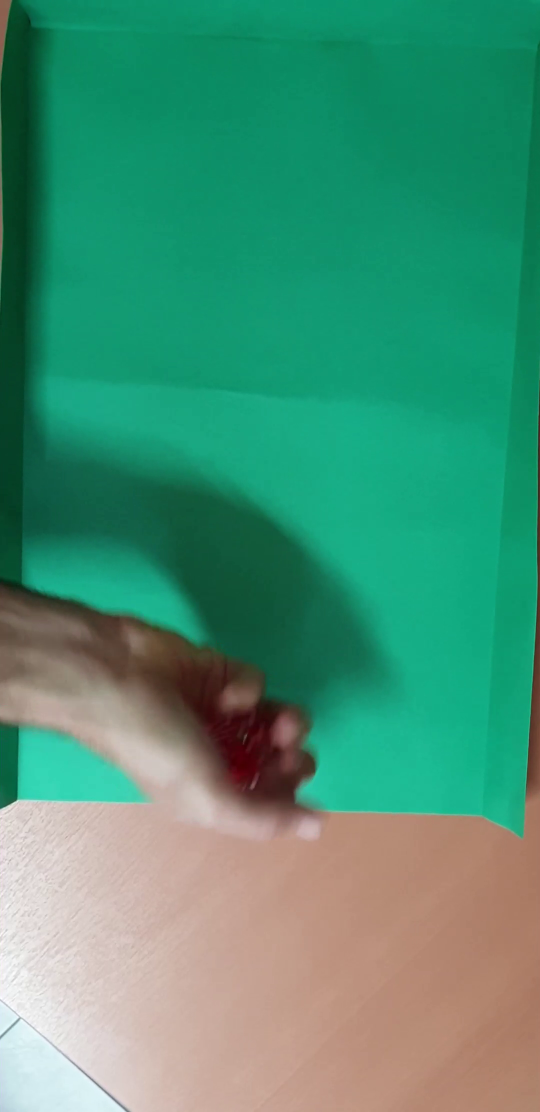
#> input picture frame 14 of videos/tirada_1.mp4, 1080 x 2224 px (shown at 1/2 size)
$ python dados.py
#> lines starting #> are read from the running program, lines starting #| are printed output that depends on the picture; after the words box and inside, x2 and y2 are one past the last pixel; in counts of white or black regions, pixels touching at a corner belong together
"""
TP3 - Cinco dados
Punto A (parte espacial): máscara binaria de los 5 dados en un frame.
"""
import cv2
import numpy as np
import matplotlib.pyplot as plt
from help_show import imshow


def mascara_roja(frame_bgr, cerrar=True):
    """
    Segmenta el rojo del dado en HSV (U5) y lo limpia con morfología.
    """
    hsv = cv2.cvtColor(frame_bgr, cv2.COLOR_BGR2HSV)
    rojo_bajo = cv2.inRange(hsv, (0, 80, 60), (10, 255, 255))
    rojo_alto = cv2.inRange(hsv, (170, 80, 60), (179, 255, 255))
    mask_roja = cv2.bitwise_or(rojo_bajo, rojo_alto)

    # Kernel elíptico por la forma redondeada del dado (U6).
    k = cv2.getStructuringElement(cv2.MORPH_ELLIPSE, (5, 5))
    mask_roja = cv2.morphologyEx(mask_roja, cv2.MORPH_OPEN, k)   # saca motas
    if cerrar:
        mask_roja = cv2.morphologyEx(mask_roja, cv2.MORPH_CLOSE, k)  # rellena pips
    return mask_roja


def segmentar_dados(frame_bgr, area_min=2000, area_max=15000):
    """
    Devuelve la máscara binaria con los dados de un frame y la lista de
    dados detectados (bbox, área, centroide).
    """
    mask_roja = mascara_roja(frame_bgr, cerrar=True)

    # Componentes conexas + filtrado por área (U7)
    num, labels, stats, centroids = cv2.connectedComponentsWithStats(
        mask_roja, connectivity=8)

    dados = []
    mask_dados = np.zeros_like(mask_roja)
    for i in range(1, num):
        area = stats[i, cv2.CC_STAT_AREA]
        if area < area_min or area > area_max:
            continue
        x = stats[i, cv2.CC_STAT_LEFT]
        y = stats[i, cv2.CC_STAT_TOP]
        w = stats[i, cv2.CC_STAT_WIDTH]
        h = stats[i, cv2.CC_STAT_HEIGHT]
        dados.append({
            'bbox': (x, y, w, h),
            'area': int(area),
            'centroid': (float(centroids[i, 0]), float(centroids[i, 1])),
        })
        mask_dados[labels == i] = 255

    return mask_dados, dados, mask_roja


# [19 lines left out: function mascaras_por_frame, not called in this run]


def _distancia(c1, c2):
    """Distancia euclidiana entre dos centroides (cx, cy)."""
    return ((c1[0] - c2[0])**2 + (c1[1] - c2[1])**2) ** 0.5


def emparejar_dados(prev_dados, curr_dados, radio_max=40):
    """
    Empareja cada dado del frame actual con el más cercano del frame anterior,
    siempre que estén a menos de `radio_max` píxeles.
    """
    emparejados = []
    usados = set()
    for dado in curr_dados:
        mejor_dist = None
        mejor_idx = None
        for j, prev in enumerate(prev_dados):
            if j in usados:
                continue
            d = _distancia(dado['centroid'], prev['centroid'])
            if d < radio_max and (mejor_dist is None or d < mejor_dist):
                mejor_dist = d
                mejor_idx = j
        if mejor_idx is not None:
            usados.add(mejor_idx)
            emparejados.append((dado, mejor_dist))
        else:
            emparejados.append((dado, None))   # dado nuevo / no encontrado
    return emparejados


class SeguimientoCentroides:
    """
    Acumula cuántos frames consecutivos lleva cada dado sin moverse.

    Internamente mantiene una lista de 'tracks': cada uno guarda el
    centroide del dado y su contador de frames quieto.
    """

    def __init__(self, umbral_px=8, radio_max=40):
        self.umbral_px = umbral_px   # movimiento máximo para considerarlo quieto
        self.radio_max = radio_max   # radio de emparejamiento entre frames
        self._tracks = []            # [{centroid, frames_quieto}]

    def actualizar(self, dados_actuales):
        """
        Recibe la lista de dados del frame actual y actualiza los tracks.
        Devuelve la misma lista con el campo 'frames_quieto' añadido a cada dado.
        """
        emparejados = emparejar_dados(self._tracks, dados_actuales, self.radio_max)

        nuevos_tracks = []
        resultado = []
        for dado, dist in emparejados:
            if dist is None:
                # Dado nuevo: arranca en 0 frames quieto
                frames_quieto = 0
            elif dist <= self.umbral_px:
                # Se movió poco: buscar el track correspondiente y sumarle 1
                # (reusar el centroide viejo para no acumular drift)
                track = self._encontrar_track(dado['centroid'])
                frames_quieto = (track['frames_quieto'] + 1) if track else 1
            else:
                # Se movió más del umbral: reiniciar contador
                frames_quieto = 0

            nuevos_tracks.append({
                'centroid': dado['centroid'],
                'frames_quieto': frames_quieto,
            })
            resultado.append({**dado, 'frames_quieto': frames_quieto})

        self._tracks = nuevos_tracks
        return resultado

    # [38 lines left out: functions _encontrar_track, contar_pips, not called in this run]


if __name__ == "__main__":
    VIDEO = 'videos/tirada_1.mp4'

    FRAMES_ESTABLE = 15 # cuantos frames esperamos que el dado no se mueva

    tracker = SeguimientoCentroides(umbral_px=8, radio_max=40)
    prev_dados = []

    cap = cv2.VideoCapture(VIDEO)
    if not cap.isOpened():
        raise RuntimeError(f"No se pudo abrir {VIDEO}")

    frame_quieto = None       # primer frame con los 5 dados quietos
    dados_quietos = None
    idx = 0
    while True:
        ok, frame = cap.read()
#> frame is the input picture: shape (2224, 1080, 3); mean B, G, R 116.6, 145.4, 73.4
        if not ok:
            break

        mask_dados, dados, _ = segmentar_dados(frame)
#> in mascara_roja, `rojo_bajo = cv2.inRange(hsv, (0, 80, 60), (10, 255, 255))`:
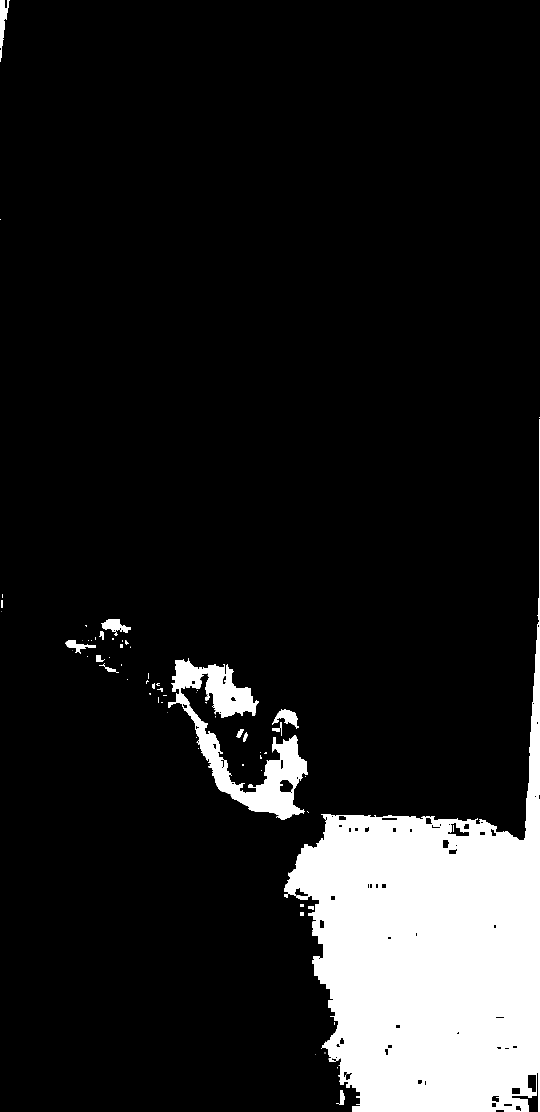
#> rojo_bajo: shape (2224, 1080) (shown at 1/2 size); 12.1% white; 69 white regions (39 under 20 px), largest, box (x1, y1, x2, y2) and area: (568, 838, 1080, 2224) 257438, (336, 1316, 616, 1640) 26491, (0, 0, 20, 124) 1108
#> in mascara_roja, `rojo_alto = cv2.inRange(hsv, (170, 80, 60), (179, 255, 255))`:
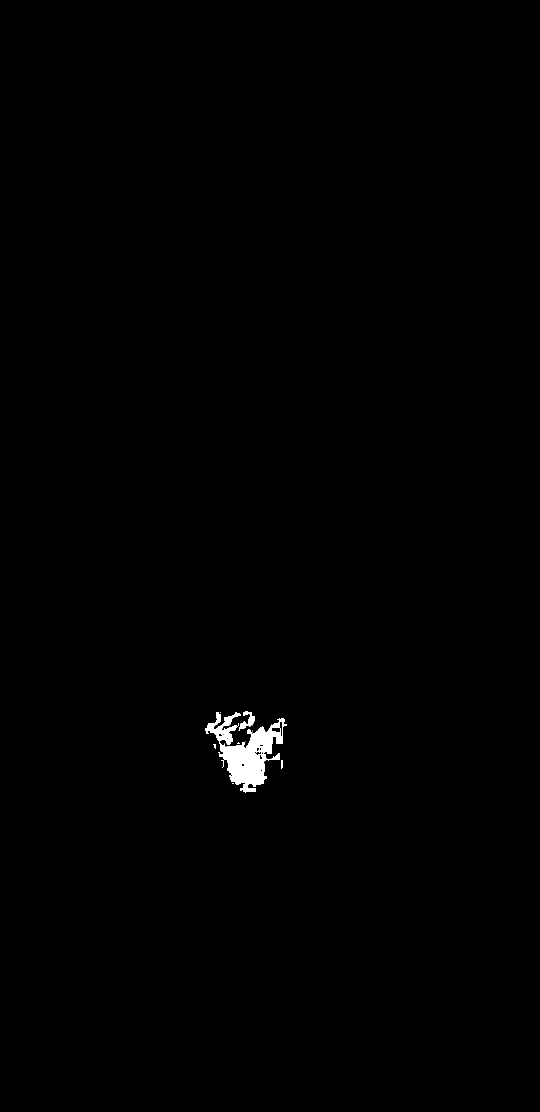
#> rojo_alto: shape (2224, 1080) (shown at 1/2 size); 0.48% white; 12 white regions (7 under 20 px), largest, box (x1, y1, x2, y2) and area: (410, 1424, 574, 1586) 10820, (486, 1422, 510, 1453) 330, (477, 1443, 496, 1462) 174, (562, 1520, 566, 1538) 68, (426, 1488, 432, 1498) 40
#> in mascara_roja, `mask_roja = cv2.bitwise_or(rojo_bajo, rojo_alto)`:
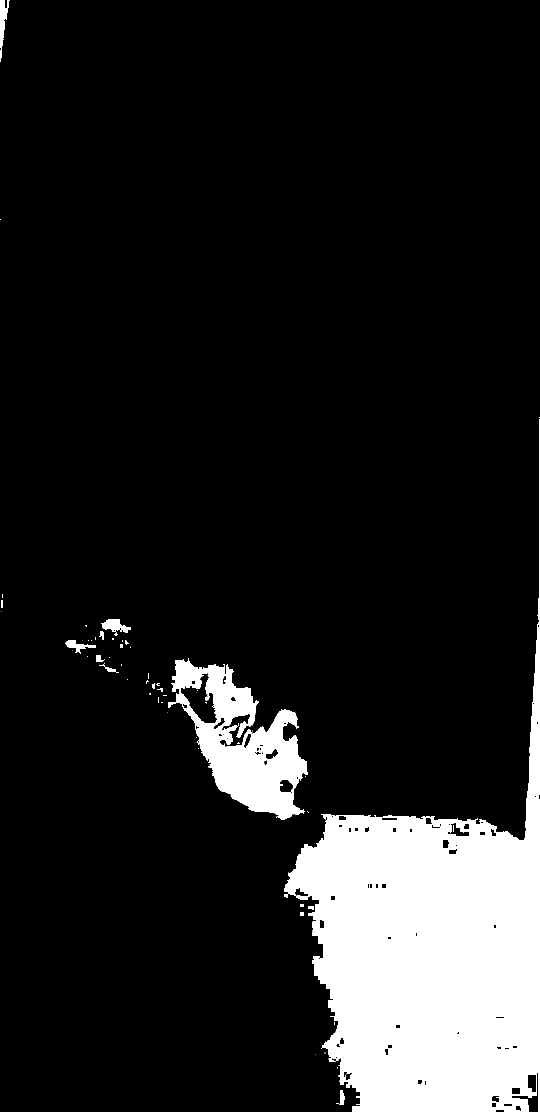
#> mask_roja: shape (2224, 1080) (shown at 1/2 size); 12.5% white; 63 white regions (38 under 20 px), largest, box (x1, y1, x2, y2) and area: (568, 838, 1080, 2224) 257438, (336, 1316, 616, 1640) 39110, (0, 0, 20, 124) 1108
#> in mascara_roja, `mask_roja = cv2.morphologyEx(mask_roja, cv2.MORPH_OPEN, k)`:
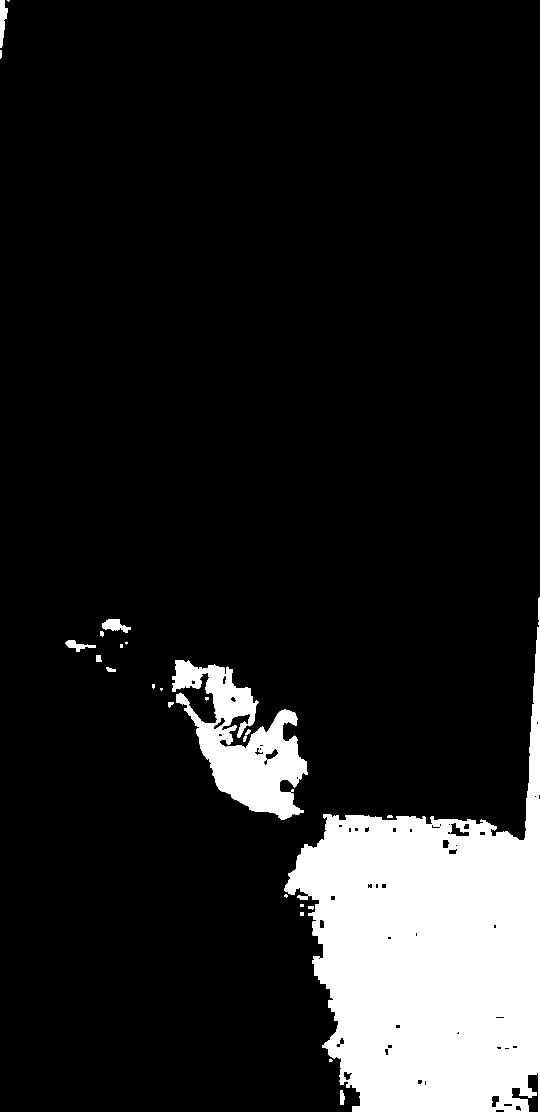
#> mask_roja: shape (2224, 1080) (shown at 1/2 size); 12.4% white; 30 white regions (1 under 20 px), largest, box (x1, y1, x2, y2) and area: (568, 1253, 1080, 2224) 255363, (344, 1320, 616, 1640) 38126, (0, 0, 16, 96) 938
#> in segmentar_dados, `num, labels, stats, centroids = cv2.connectedComponentsWithStats( mask..`:
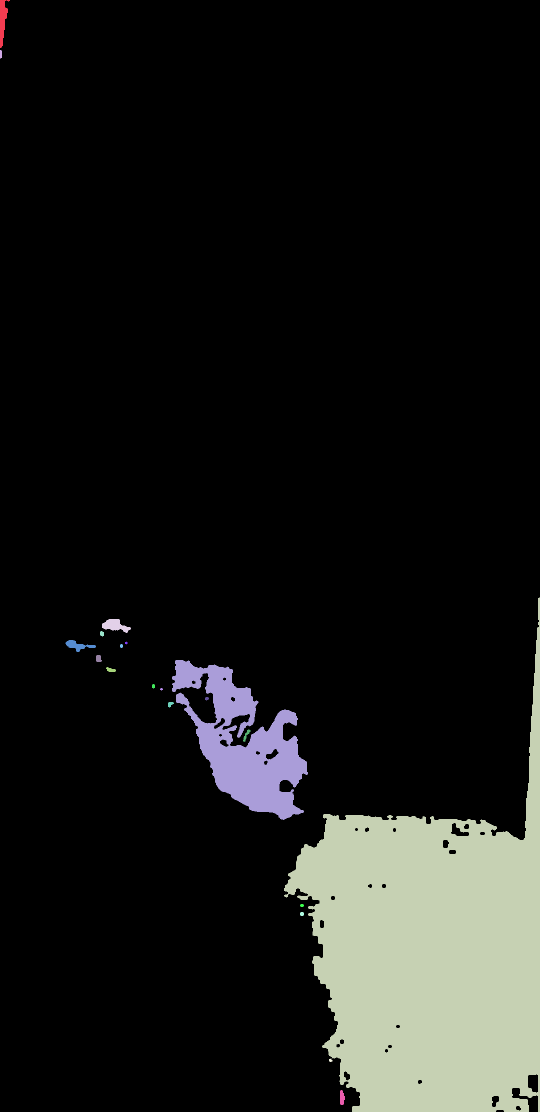
#> labels: shape (2224, 1080) int32 (shown at 1/2 size); 21 distinct labels, from 0 to 20; one colour per label, 0 black
#> in segmentar_dados, `num, labels, stats, centroids = cv2.connectedComponentsWithStats( mask..`: num = 21; stats = 21 rows, first 6: [0, 0, 1080, 2224, 2102414], [0, 0, 20, 96, 964], [0, 100, 4, 17, 64], [568, 1195, 512, 1029, 256931], [204, 1238, 58, 28, 902], [200, 1262, 8, 11, 72]; centroids = 21 rows, first 8: [501.5, 1007.4], [5.16, 39.77], [1.44, 108], [862.8, 1907.7], [229.6, 1250.7], [203.5, 1267], [155.4, 1290.8], [252, 1285.5]
#> the loop in segmentar_dados, `for i in range(1, num):` made 20 passes
#> area on passes 1 to 8: 964, 64, 256931, 902, 72, 614, 22, 40
#> after the loop in segmentar_dados, `for i in range(1, num):`: dados = []
#> dados = []
        dados_con_estado = tracker.actualizar(dados)
#> after the loop in emparejar_dados, `for dado in curr_dados:`: usados = 0 items
#> in actualizar, `emparejados = emparejar_dados(self._tracks, dados_actuales, self.radio..`: emparejados = []
#> dados_con_estado = []

        # Los 5 dados quietos = hay 5 dados y todos superan el umbral de frames
        estables = [d for d in dados_con_estado
                    if d['frames_quieto'] >= FRAMES_ESTABLE]
#> estables = []
        if len(dados_con_estado) == 5 and len(estables) == 5:
            frame_quieto = frame.copy()       # me guardo el frame para la cara
            dados_quietos = dados
            print(f"Dados quietos en el frame {idx}")
            break                             # ya tengo el frame, corto la búsqueda

        prev_dados = dados
#> prev_dados = []
        idx += 1

    cap.release()

    if frame_quieto is None:
        print("No se detectaron los 5 dados quietos en el video.")
    else:
        # Cuento los pips de cada dado sobre el frame quieto
        dados_valor = contar_pips(frame_quieto, dados_quietos)

        # Dibujo el bounding box y el valor de cada dado
        anotado = frame_quieto.copy()
        for d in dados_valor:
            x, y, w, h = d['bbox']
            print(f"dado en ({x},{y}) -> valor {d['valor']}")
            cv2.rectangle(anotado, (x, y), (x + w, y + h), (0, 255, 0), 3)
            cv2.putText(anotado, str(d['valor']), (x, y - 8),
                        cv2.FONT_HERSHEY_SIMPLEX, 1.2, (255, 255, 255), 3)

        imshow(cv2.cvtColor(anotado, cv2.COLOR_BGR2RGB),
               title=f"Dados clasificados (frame {idx})",
               color_img=True, blocking=True)

$ run again, starting later in the video
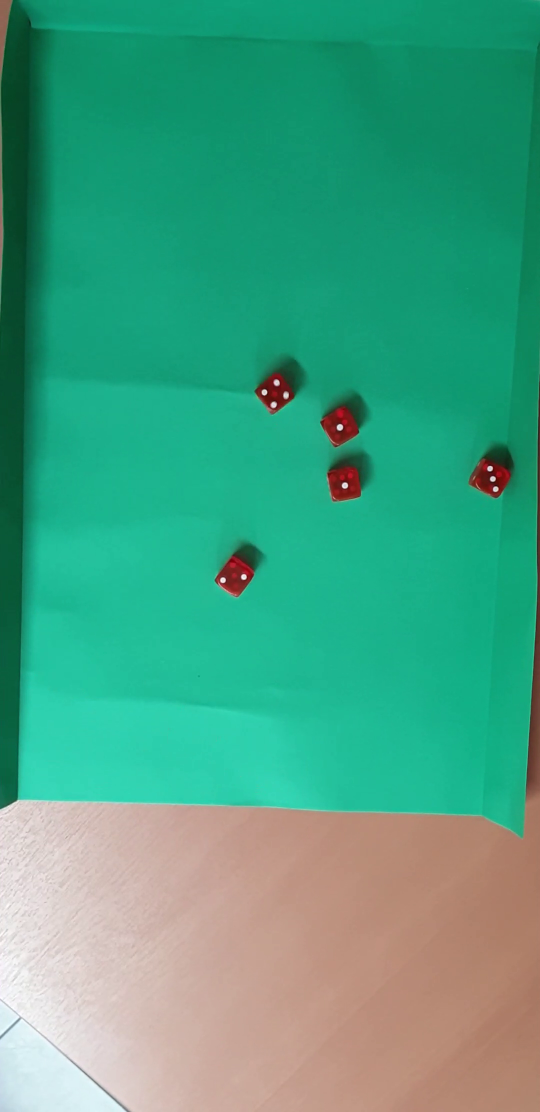
#> input picture frame 65 of videos/tirada_1.mp4, 1080 x 2224 px (shown at 1/2 size)
#> frame is the input picture: shape (2224, 1080, 3); mean B, G, R 130.6, 161, 71.8
#> hsv: shape (2224, 1080, 3); mean H, S, V 63.1, 175.9, 170.7
#> rojo_bajo: shape (2224, 1080); 11.6% white; 57 white regions (36 under 20 px), largest, box (x1, y1, x2, y2) and area: (564, 810, 1080, 2224) 262778, (655, 932, 722, 1002) 2895, (940, 918, 1020, 994) 2866
#> rojo_alto: shape (2224, 1080); 0.21% white; 53 white regions (30 under 20 px), largest, box (x1, y1, x2, y2) and area: (448, 1112, 506, 1160) 1107, (670, 816, 708, 864) 801, (538, 748, 582, 794) 700
#> in segmentar_dados, `num, labels, stats, centroids = cv2.connectedComponentsWithStats( mask..`:
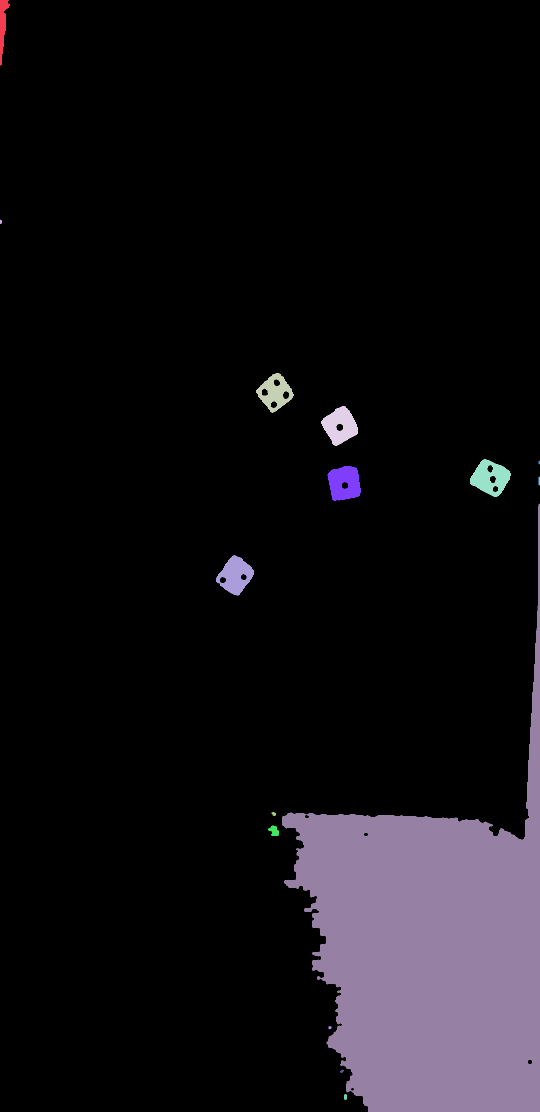
#> labels: shape (2224, 1080) int32 (shown at 1/2 size); 16 distinct labels, from 0 to 15; one colour per label, 0 black
#> num = 16; stats = 16 rows, first 6: [0, 0, 1080, 2224, 2119845], [0, 0, 20, 131, 1268], [0, 439, 4, 9, 30], [512, 746, 76, 80, 3104], [642, 812, 74, 80, 3599], [940, 918, 82, 76, 3684]; centroids = 16 rows, first 8: [498.5, 1015.7], [5.29, 49.73], [1.33, 443.2], [549.8, 784.4], [679.8, 851.1], [980.4, 955.2], [1078.1, 924.5], [688.4, 966]
#> the loop in segmentar_dados, `for i in range(1, num):` made 15 passes
#> area on passes 1, 2, 6, 8, 9, 11, 12, 13: 1268, 30, 20, 50, 262642, 52, 308, 32
#> after the loop in segmentar_dados, `for i in range(1, num):`:
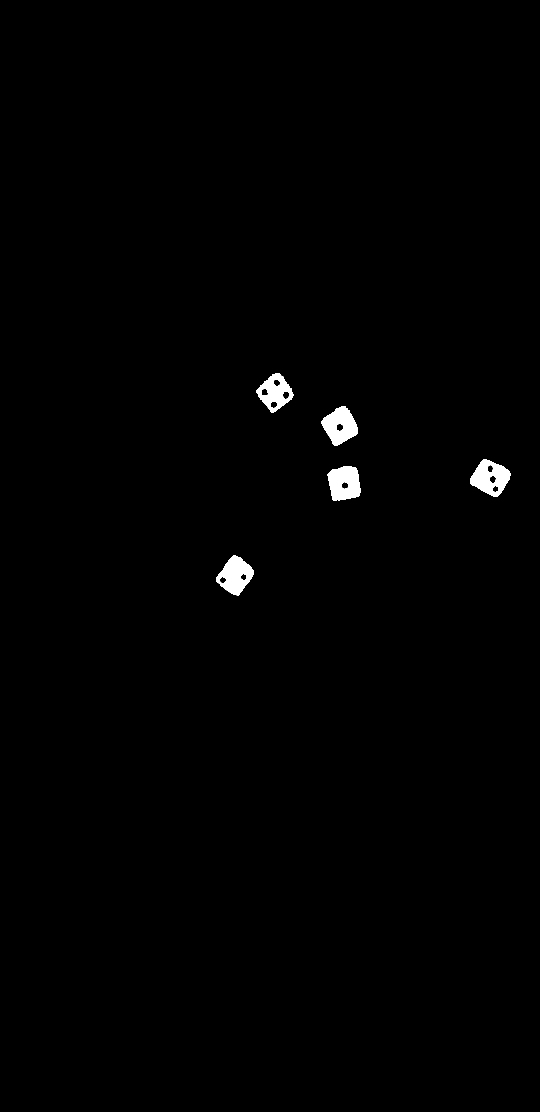
#> mask_dados: shape (2224, 1080) (shown at 1/2 size); 0.73% white; 5 white regions, box (x1, y1, x2, y2) and area: (940, 918, 1022, 994) 3684, (655, 932, 722, 1002) 3610, (642, 812, 716, 892) 3599, (432, 1110, 508, 1192) 3575, (512, 746, 588, 826) 3104
#> after the loop in segmentar_dados, `for i in range(1, num):`: dados = 5 items
#> the loop in emparejar_dados, `for dado in curr_dados:` made 5 passes
#> after the loop in emparejar_dados, `for dado in curr_dados:`: usados = 0 items
#> in actualizar, `emparejados = emparejar_dados(self._tracks, dados_actuales, self.radio..`: emparejados = 5 items
#> the loop in actualizar, `for dado, dist in emparejados:` made 5 passes
#> estables = []
#> prev_dados = 5 items
